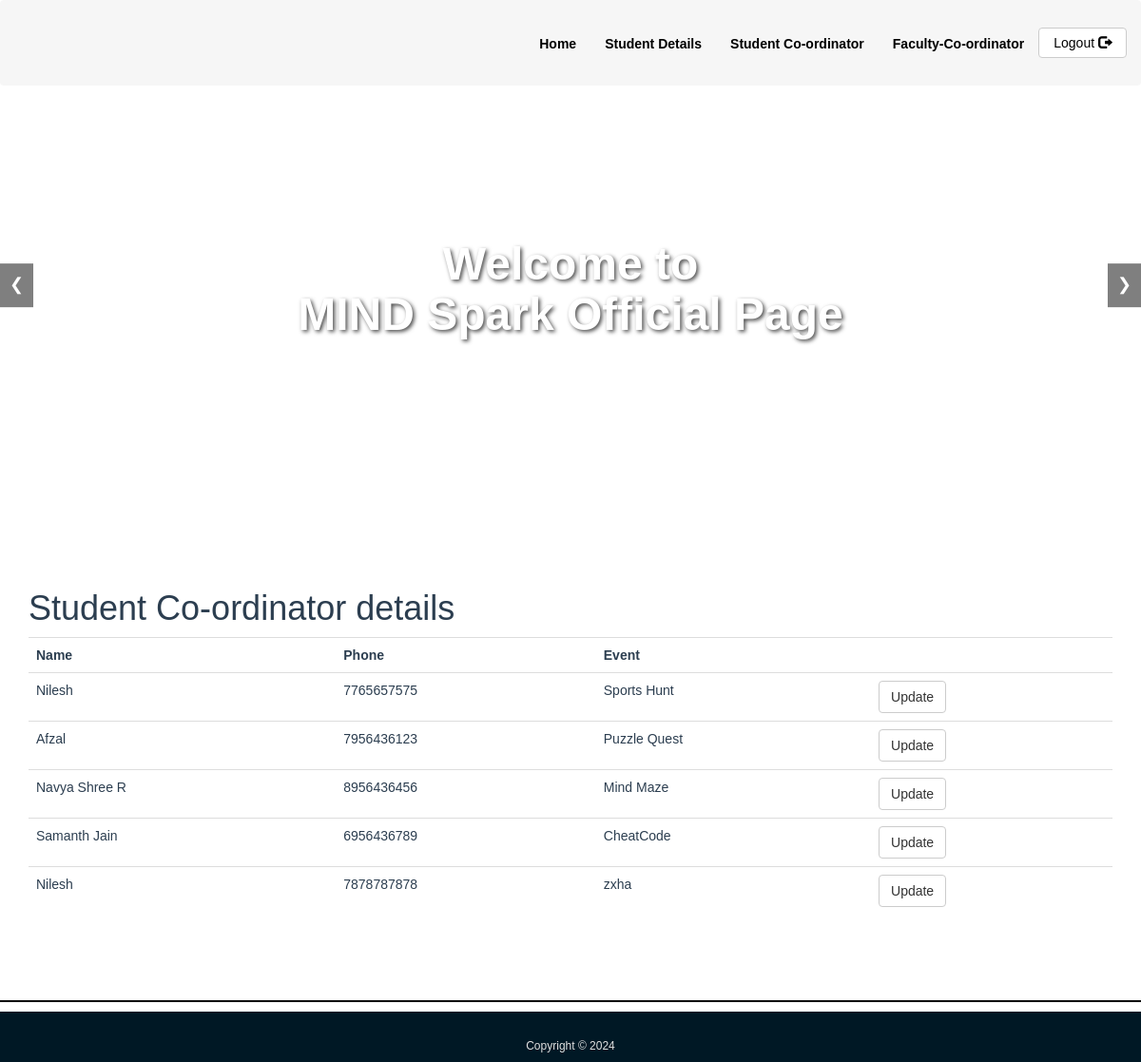
Screenshot of /Stu_cordinator.php with the database file from the repository.
### tables this page shows
CREATE TABLE `student_coordinator` (
  `sid` int(11) NOT NULL,
  `st_name` varchar(100) NOT NULL,
  `phone` varchar(10) DEFAULT NULL,
  `event_id` int(11) DEFAULT NULL,
  `address` varchar(100) DEFAULT NULL
);

CREATE TABLE `events` (
  `event_id` int(11) NOT NULL,
  `event_title` varchar(50) NOT NULL,
  `event_price` int(11) DEFAULT NULL,
  `participents` int(100) DEFAULT 0,
  `img_link` text DEFAULT NULL
);

### Stu_cordinator.php (the view, shortened to what this page needs)
<?php
include_once 'classes/db1.php';
$result = mysqli_query($conn,"SELECT * FROM student_coordinator s ,events e where e.event_id= s.event_id");
?>
<!DOCTYPE html>
<html>
<head>
        <?php require 'utils/styles.php'; ?>
    </head>
<body><?php include 'utils/adminHeader.php'?>
<div class = "content">
<div class = "container">
<h1>Student Co-ordinator details</h1>
<?php
if (mysqli_num_rows($result) > 0) {
?>
 <table class="table table-hover" >
  <tr>
    <th>Name</th>
    <th>Phone</th>
    <th>Event</th>
    <th></th>
  </tr>
<?php
while($row = mysqli_fetch_array($result)) {
?>
<tr>
    <td><?php echo $row["st_name"]; ?></td>
    <td><?php echo $row["phone"]; ?></td>
    <td><?php echo $row["event_title"]; ?></td>
    <td> <?php echo '<a  href="updateStudent.php?id='.$row['event_id'].'" class = "btn btn-default"> Update</a>'?></td>
</tr>
<?php
}
?>
</table>
 <?php
}
else{
    echo "No result found";
}
?>
</div>
</div>
 </body>
 <?php include 'utils/footer.php';?>
</html>

### css/style.css (style rules this page uses)
body { overflow-x: hidden; }
.content { font-family: Arial, Helvetica, sans-serif; color: #2C3E50; }

### utils/adminHeader.php (style rules this page uses)
body { font-family: Arial, sans-serif; margin: 0; padding: 0; }

### rows the page displays
student_coordinator: st_name "Nilesh", phone "7765657575", event.event_title "Sports Hunt"
student_coordinator: st_name "Afzal", phone "7956436123", event.event_title "Puzzle Quest"
student_coordinator: st_name "Navya Shree R", phone "8956436456", event.event_title "Mind Maze"
student_coordinator: st_name "Samanth Jain", phone "6956436789", event.event_title "CheatCode"
student_coordinator: st_name "Nilesh", phone "7878787878", event.event_title "zxha"
